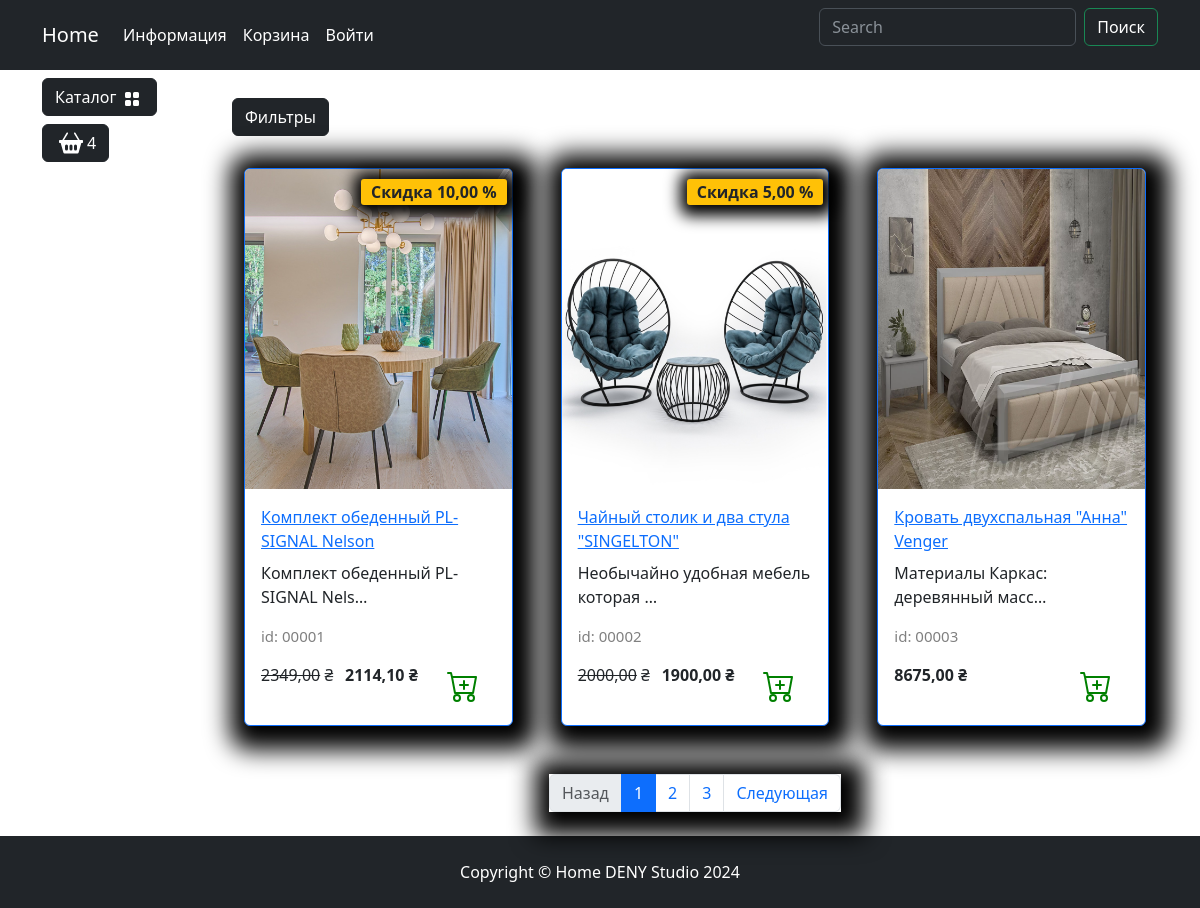
Page /catalog/all/ on the committed database.
### carts/models.py (models this page shows, shortened)
class Cart(models.Model):
    user = models.ForeignKey(to=User, on_delete=models.CASCADE, blank=True, null=True, verbose_name='Пользователь')
    product = models.ForeignKey(to=Products, on_delete=models.CASCADE, verbose_name='Товар')
    quantity = models.PositiveSmallIntegerField(default=0, verbose_name='Количество')
    session_key = models.CharField(max_length=32, null=True, blank=True)
    created_timestamp = models.DateTimeField(auto_now_add=True, verbose_name='Дата добавления')
    class Meta:
        db_table = 'cart'
        verbose_name = "Корзина"
        verbose_name_plural = "Корзина"
    objects = CartQueryset().as_manager()
    def products_price(self):
        return round(self.product.sell_price() * self.quantity, 2)

### goods/models.py (models this page shows, shortened)
class Products(models.Model):
    name = models.CharField(max_length=150, unique=True, verbose_name='Название')
    slug = models.SlugField(max_length=200, unique=True, blank=True, null=False, verbose_name='URL')
    description = models.TextField(blank=True, null=True, verbose_name='Описание товара')
    image = models.ImageField(upload_to='goods_images', blank=True, null=True, verbose_name='Изображение товра')
    price = models.DecimalField(default=0.00, max_digits=7, decimal_places=2, verbose_name='Стоимость товара')
    discount = models.DecimalField(default=0.00, max_digits=7, decimal_places=2, verbose_name='Скидка на товар в %')
    quantity = models.PositiveIntegerField(default=0, verbose_name='Колличество товара')
    category = models.ForeignKey(to=Categories, on_delete=models.CASCADE, verbose_name='Категория')
    class Meta:
        db_table = 'product'
        verbose_name = 'Продукт'
        verbose_name_plural = 'Продукты'
        ordering = ('id',)
    def display_id(self):
        return f"{self.id:05}"
    def sell_price(self):
        if self.discount:
            return round(self.price - self.price * self.discount / 100, 2)
        return self.price

### goods/views.py (the view)
# urls.py: path("catalog/", include("goods.urls", namespace='catalog')),
def catalog(request, category_slug=None):
    page = request.GET.get('page', 1)
    on_sale = request.GET.get('on_sale', None)
    order_by = request.GET.get('order_by', None)
    query = request.GET.get('q', None)
    if category_slug == 'all':
        goods = Products.objects.all()
    elif query:
        goods = q_search(query)
    else:
        goods = get_list_or_404(Products.objects.filter(category__slug=category_slug))
    if on_sale:
        goods = goods.filter(discount__gt=0)
    if order_by and order_by != "default":
        goods = goods.order_by(order_by)
    paginator = Paginator(goods, 3)
    current_page = paginator.page(int(page))
    context: dict[str, str]={
        'title': 'HOUSEHOLDS - catalog',
        'goods': current_page,
        'slug_url': category_slug,
    }
    return render(request, 'goods/catalog.html', context)

### carts/models.py (called while the page is built)
    def total_price(self):
        return sum(cart.products_price() for cart in self)

    def total_quantity(self):
        if self:
            return sum(cart.quantity for cart in self)
        return 0

### carts/templatetags/carts_tags.py (called while the page is built)
@register.simple_tag()
def user_carts(request):
    return get_user_carts(request)

### carts/utils.py (called while the page is built)
def get_user_carts(request):
    if request.user.is_authenticated:
        return Cart.objects.filter(user=request.user).select_related('product')
    if not request.session.session_key:
        request.session.create()
    return Cart.objects.filter(session_key=request.session.session_key).select_related('product')

### goods/templatetags/goods_tags.py (called while the page is built)
@register.simple_tag()
def tag_categories():
    return Categories.objects.all()

@register.simple_tag(takes_context=True)
def change_params(context, **kwargs):
    query: Any = context['request'].GET.dict()
    query.update(kwargs)
    return urlencode(query)

### goods/templates/goods/catalog.html (shortened to what this page needs)
{% extends "base.html" %}
{% load static %}
{% load goods_tags %}
{% block modal_cart %}
{% include 'includes/cart_button.html' %}
{% endblock %}
{% block content %}
                    <div class="row">
                        <div class="dropdown mb-2">
                            <button class="btn btn-secondary dropdown-toggle btn-dark" type="button" data-bs-toggle="dropdown"
                                aria-expanded="false">
                                Фильтры
                            </button>
                        </div>
                     {% for product in goods%}
        <div class="col-lg-4 col-md-6 p-4">
            <div class="card border-primary rounded custom-shadow">
                {% if product.image %}
                    <img src="{{ product.image.url }}" class="card-img-top" alt="{{ product.name }}">
                {% else %}
                    <img src="{% static "deps/images/Not found image.png" %}" class="card-img-top" alt="...">
                {% endif %}
                <div class="card-body">
                    <a href="{% url "catalog:product" product.slug %}">
                        <p class="card-title">
                            {% autoescape off %}
                                {% if product.headline %}
                                {{product.headline}}
                                {% else %}
                                {{ product.name }}
                                {% endif %}
                            {% endautoescape %}
                        </p>
                    </a>
                    <p class="card-text">
                        {% autoescape off %}
                            {% if product.bodyline %}
                            {{product.bodyline|truncatechars:100}}
                            {% else %}
                            {{ product.description|truncatechars:35 }}
                            {% endif %}
                        {% endautoescape %}
                    </p>
                    <p class="product_id">id: {{ product.display_id }}</p>
                    <div class="d-flex justify-content-between">
                        {% if product.discount %}
                            <p><s>{{product.price}}</s> ₴</p>
                            <p><strong>{{ product.sell_price }} ₴</strong></p>
                            <span class="badge bg-warning text-dark">Скидка {{ product.discount }} %</span>
                        {% else %}
                            <p><strong>{{ product.price }} ₴</strong></p>
                        {% endif %}
                        <a href="{% url "cart:cart_add" %}" class="btn add-to-cart"
                        data-product-id="{{ product.id }}">
                            <img class="mx-1" src="{% static "deps/icons/cart-plus.svg" %}" alt="Catalog Icon"
                                width="32" height="32">
                        </a>
                    </div>
                </div>
            </div>
        </div>
    {% endfor %}
                    </div>
                    <nav aria-label="Page navigation example">
                        <ul class="pagination justify-content-center my-4">
                            <div class="custom-shadow d-flex">
                                <li class="page-item {% if not goods.has_previous %} disabled {%  endif %}">
                                  <a class="page-link" href="{% if goods.has_previous %}?{% change_params page=goods.previous_page_number %}{% else %}#{% endif %}">Назад</a>
                                </li>
                                {% for page in goods.paginator.page_range%}
                                {% if page >= goods.number|add:-2 and page <= goods.number|add:2 %}
                                    <li class="page-item {% if goods.number == page %} active {% endif %}">
                                        <a class="page-link" href="?{% change_params page=page %}">{{ page }}</a>
                                    </li>
                                {%  endif %}
                                {%  endfor %}
                                    <li class="page-item {% if not goods.has_next %} disabled {%  endif %}">
                                  <a class="page-link" href="{% if goods.has_next %}?{% change_params page=goods.next_page_number %}{% else %}#{%  endif %}">Следующая</a>
                                </li>
                            </div>
                        </ul>
                    </nav>
{% endblock %}
{% block footer %}
    <footer class="py-4 bg-dark">
        <div class="container">
            <p class="m-0 text-center text-white">Copyright &copy; Home DENY Studio 2024</p>
        </div>
    </footer>
{% endblock %}

### templates/base.html (shortened to what this page needs)
{% load static %}
{% load goods_tags %}
<html lang="en">
<head>
    <link rel="stylesheet" href="{% static 'deps/css/bootstrap/bootstrap.min.css' %}">
    <link rel="stylesheet" href="{% static 'deps/css/my_css.css' %}">
</head>
<body style="background-image: url('https://img.tsn.ua/cached/435/tsn-e4d2bbace79d9196864837254e47d00a/thumbs/x/5a/21/7d0bb67a5b08a3aa539a00fbe88a215a.jpeg');">
    <header>
        <nav class="navbar navbar-expand-lg bg-dark" data-bs-theme="dark">
            <div class="container">
                <a class="navbar-brand" href="{%  url 'main:index' %}">Home</a>
                <div class="collapse navbar-collapse" id="navbarSupportedContent">
                    <ul class="navbar-nav me-auto mb-2 mb-lg-0">
                        <li class="nav-item dropdown ">
                            <a class="nav-link dropdown-toggle text-white" href="#" role="button"
                                data-bs-toggle="dropdown" aria-expanded="false">
                                Информация
                            </a>
                        </li>
                        <li class="nav-item">
                            <a class="nav-link  text-white" href="{% url 'user:users_cart' %}">Корзина</a>
                        </li>
                        {% if not user.is_authenticated %}
                            <li class="nav-item">
                                <a class="nav-link  text-white" href="{% url 'user:login' %}">Войти</a>
                            </li>
                        {% endif %}
                    </ul>
                    <form class="d-flex" role="search" action="{% url 'catalog:search' %}" method="get">
                        <input class="form-control me-2" type="search" name="q" placeholder="Search" aria-label="Search">
                        <button class="btn btn-outline-success text-white" type="submit">Поиск</button>
                    </form>
                </div>
            </div>
        </nav>
    </header>
    <section>
        <div class="container">
            <div class="row mt-1 position-fixed z-3">
                <div class="dropdown mb-2">
                    <button class="btn btn-secondary dropdown-toggle btn-dark" type="button" data-bs-toggle="dropdown"
                        aria-expanded="false">
                        Каталог
                        <img class="mx-1" src="{% static 'deps/icons/grid-fill.svg' %}" alt="Catalog Icon" width="16"
                            height="16">
                    </button>
                        {% tag_categories as categories %}
                </div>
                {% block modal_cart %}{% endblock %}
            </div>
        </div>
        <div class="container">
            <div class="row mt-1">
                <div class="col-lg-2">
                </div>
                <div class="col-lg-10">
                   {% block content %} {% endblock %}
                </div>
            </div>
        </div>
    </section>
   {% block footer %}
    {% endblock %}
</body>
</html>

### templates/includes/cart_button.html (shortened to what this page needs)
{% load static %}
{% load carts_tags %}
{% user_carts request as carts %}
                <div>
                    <button type="button" class="btn btn-dark btn-secondary d-flex" id="modalButton"
                        aria-expanded="false">
                        <img class="mx-1" src="{% static 'deps/icons/basket2-fill.svg' %}" alt="Catalog Icon" width="24"
                            height="24">
                        <span id="goods-in-cart-count">{{ carts.total_quantity }}</span>
                    </button>
                </div>

### carts/templates/carts/includes/included_cart.html (shortened to what this page needs)
{% load static %}

### templates/includes/notifications.html (shortened to what this page needs)
{% load static %}

### static/deps/css/my_css.css (style rules this page uses)
body { background-image: url("../images/bg-image.jpg"); background-repeat: no-repeat; background-attachment: fixed; background-position: center center; background-size: cover; height: 100%; }
.dropdown-toggle::after { content: none; }
.custom-shadow { box-shadow: 5px 5px 25px 19px #000000; }
.product_id { color: gray; font-size: 15px; }
.badge.bg-warning.text-dark { position: absolute; top: 10px; right: 5px; z-index: 1; padding: 5px 10px; border-radius: 3px; font-size: 1rem; box-shadow: 2px 2px 15px 9px #000000; }

### rows in the picture
Cart: total_quantity "4"
Products: image (picture), name "Комплект обеденный PL- SIGNAL Nelson", description "Комплект обеденный PL- SIGNAL Nels…", display_id "00001", price "2349,00", sell_price "2114,10", discount "10,00"
Products: image (picture), name "Чайный столик и два стула \"SINGELTON\"", description "Необычайно удобная мебель которая …", display_id "00002", price "2000,00", sell_price "1900,00", discount "5,00"
Products: image (picture), name "Кровать двухспальная \"Анна\" Venger", description "Материалы Каркас: деревянный масс…", display_id "00003", price "8675,00"

### other values in the picture
{{ page }} "1" "2" "3"
